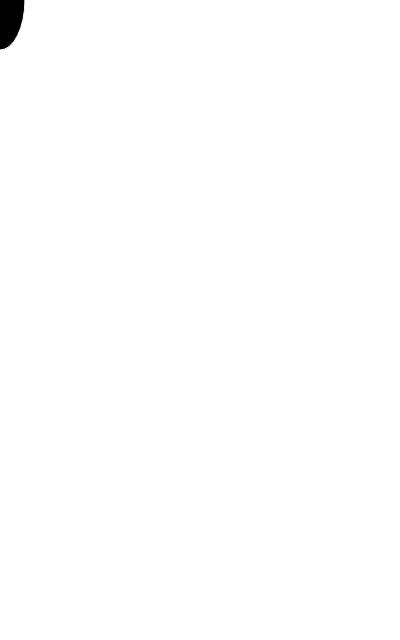
Frame 1 (no input)
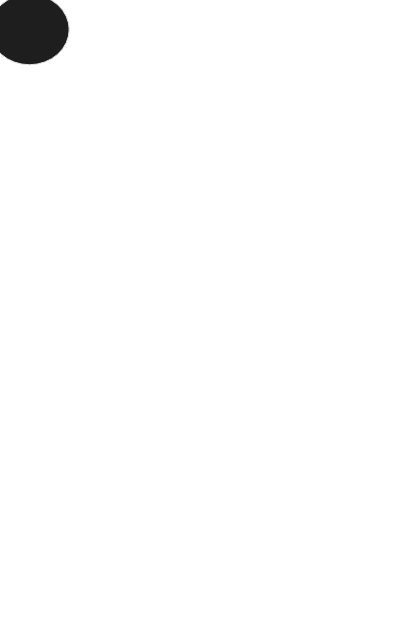
Frame 60 (no input)
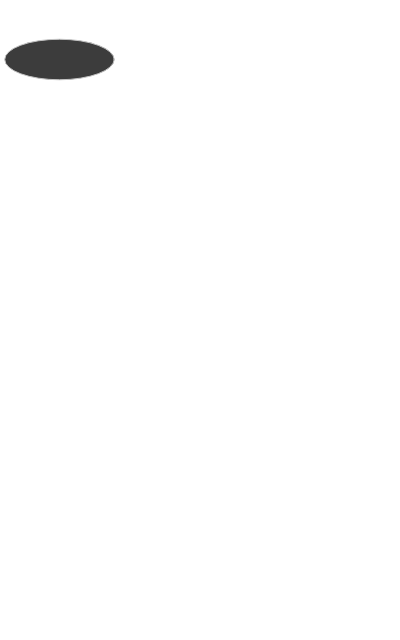
Frame 120 (the mouse pressed at the canvas centre since frame 60)

The p5.js sketch that drew these frames (run headless with seeded random() and noise() and a simulated clock; from frame 60 on, the mouse is pressed at the canvas centre):

// p5.js sketch
// ── sketch.js
var circleX = 0;
var circleY = 0;
var circleW = 50;
var circleH = 100;
var circleStroke = 255;
var circleFill = 0;
var backgroundColor = 255;
var change = 0.5;

function setup() { 
  createCanvas(400, 640);
  smooth();
  
} 

function draw() { 
  background(backgroundColor);
  stroke(circleStroke);
  fill(circleFill);
  
  ellipse(circleX, circleY, circleW, circleH);
  
  // Change the values of all the vars
  
  circleX = circleX + change;
  circleY = circleY + change;
  circleW = circleW + change;
  circleH = circleH - change;
  circleStroke = circleStroke - change;
  circleFill = circleFill + change;
  
  // this does a very funky effect where the black
  // tall thin oval becomes wider then disappears 
  // and flattens before reappearing and becoming 
  // a larger and more circular, gradually whitening
  // object 
  
}
